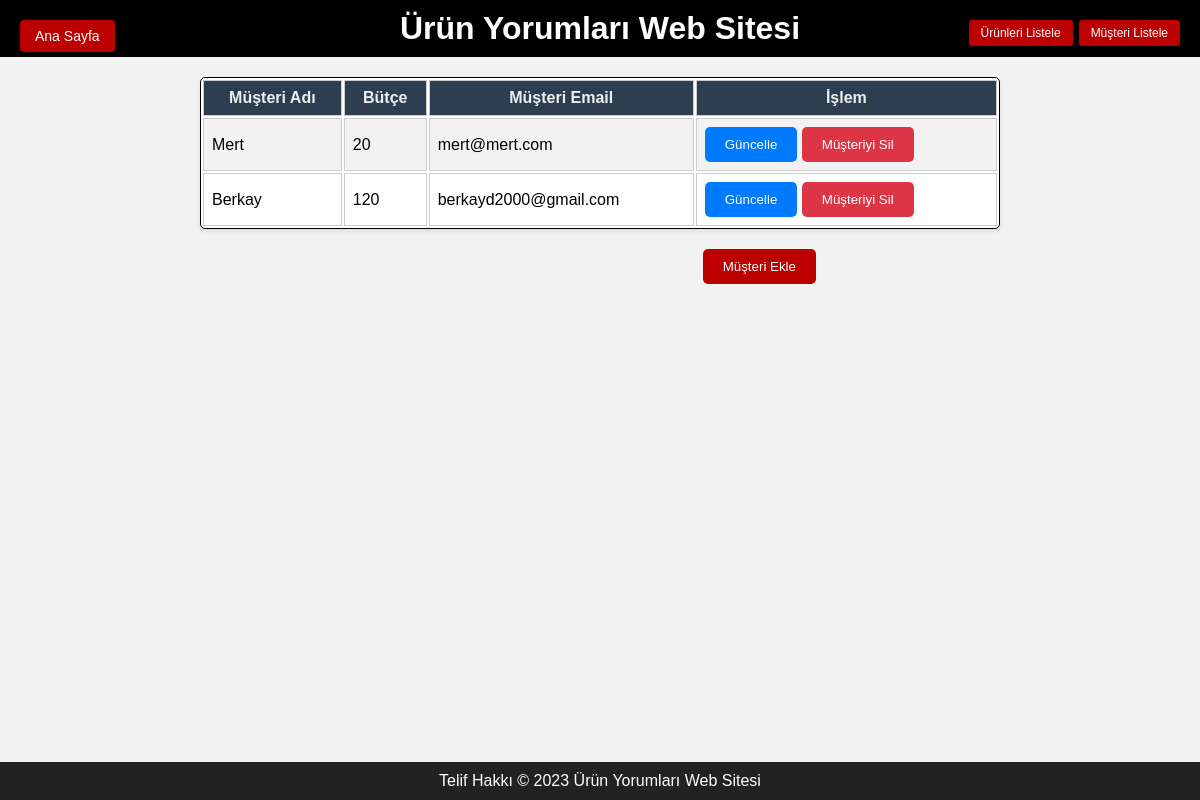
Screenshot of /getCustomer with the database file from the repository.
### tables this page shows
CREATE TABLE customer (
        customerName TEXT PRIMARY KEY,
        budget INTEGER NOT NULL,        
        customerEmail TEXT NOT NULL

    );

### app.py (the view)
@app.route('/getCustomer', methods=['GET'])
def getCustomer():
    try:
        with sqlite3.connect(db) as conn:
            cursor = conn.cursor()
            cursor.execute("SELECT * FROM customer")
            data = cursor.fetchall()
            return render_template('customers.html', data=data)
    except Exception as e:
        print(e)
        return "Can not connect to database"

### templates/customers.html (shortened to what this page needs)
<!DOCTYPE html>
<html>
	<head>
   	 	<link rel="stylesheet" href="{{ url_for('static', filename='css/styles.css') }}">
	</head>
	<body>
		<footer>
			Telif Hakkı © 2023 Ürün Yorumları Web Sitesi
		</footer>
		<header>
			<h1>Ürün Yorumları Web Sitesi</h1>
			<button id="home-button">Ana Sayfa</button><br/>
			<section class="search-section">
				<div class="sidebar">
					<button id="list_products_button">Ürünleri Listele</button>
				   	<button id="list_customers_button">Müşteri Listele</button>
				</div>
			</section>
		</header>
		<div style="position: relative;">
		<table class="customer-table"style="width:100%">
			<tr>
			<th>Müşteri Adı</th>
			<th>Bütçe</th>
			<th>Müşteri Email</th>
			<th>İşlem</th>
			</tr>
			{%for product in data%}
			<tr>
				<td>{{product[0]}}</td>
				<td>{{product[1]}}</td>
				<td>{{product[2]}}</td>
				<td>
					<button class="updateButton" id="updateButton" >Güncelle</button>
					<button class="deleteButton" id="deleteButton" >Müşteriyi Sil</button>
				</td>
				</tr>
			{%endfor%}
		</table>
		<button id="add_customer_button" style="position: absolute; top: 50; right: 32% ; background-color: #bc0000; color: #fff; border: none; padding: 10px 20px; border-radius: 5px; cursor: pointer;">Müşteri Ekle</button>
	</div>
	</body>
</html>

### static/css/styles.css (style rules this page uses)
body { font-family: Arial, sans-serif; margin: 0; padding: 0; background-color: #f2f2f2; background-size: cover; background-repeat: no-repeat; background-attachment: fixed; background-position: center; color: #000000; }
header, footer { background-color: #000000; text-align: center; padding: 10px 0; color: #ffffff; }
.search-section { margin-bottom: 20px; display: flex; align-items: center; }
#home-button { position: absolute; top: 20px; left: 20px; padding: 8px 15px; background-color: #bc0000; border: none; border-radius: 4px; color: white; font-size: 14px; cursor: pointer; transition: background-color 0.3s ease; }
header { display: flex; justify-content: center; align-items: center; text-align: center; padding: 10px 0; background-color: #000000; }
header h1 { text-align: center; margin: 0; }

### templates/customers.html (style rules this page uses)
table, th, td { border:1px solid black; }
footer { position: fixed; bottom: 0; width: 100%; background-color: #222; text-align: center; padding: 10px 0; color: white; margin-top: 20px; }
.sidebar { position: fixed; top: 20px; right: 20px; display: flex; flex-direction: row; align-items: center; justify-content: flex-end; }
.sidebar button { background-color:#bc0000; border: none; color: #ffffff; padding: 6px 12px; font-size: 12px; border-radius: 3px; margin-left: 6px; cursor: pointer; transition: background-color 0.3s ease-in-out, transform 0.2s ease-in-out; box-shadow: 0px 2px 4px rgba(0, 0, 0, 0.1); }
.customer-table { width: 100%; max-width: 800px; margin: 20px auto; background-color: #fff; border-radius: 5px; box-shadow: 0 2px 5px rgba(0, 0, 0, 0.1); }
.customer-table th, .customer-table td { padding: 8px; border: 1px solid #ccc; }
.customer-table th { background-color: #2c3e50; color: #ecf0f1; }
.customer-table tbody tr:nth-child(even) { background-color: #f2f2f2; }
button#updateButton { padding: 10px 20px; background-color: #007bff; color: #fff; border: none; border-radius: 5px; cursor: pointer; transition: background-color 0.3s ease; }
button#deleteButton { padding: 10px 20px; background-color: #dc3545; color: #fff; border: none; border-radius: 5px; cursor: pointer; transition: background-color 0.3s ease; }

### rows the page displays
customer: customerName "Mert", budget "20", customerEmail "mert@mert.com"
customer: customerName "Berkay", budget "120", customerEmail "berkayd2000@gmail.com"
